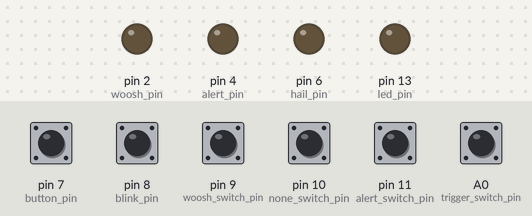
Recording of a sketch running on a simulated Arduino Uno, built with avr-gcc and run on an emulated ATmega328P. On the bench: output pins drawn as LEDs (lit = HIGH). The inputs (shaded band) are chosen by the test bench; at power-on: pin 7 (button_pin), pin 8 (blink_pin), pin 9 (woosh_switch_pin), pin 10 (none_switch_pin), pin 11 (alert_switch_pin) HIGH, A0 (trigger_switch_pin) LOW. Pins used as bus, display or sensor lines are not drawn.

Above: at 1.2 s.
1.3 s: pin 8 (blink_pin) pulled LOW for 0.15 s
At 1.37 s:
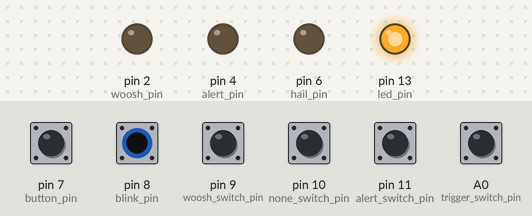
4.5 s: pin 7 (button_pin) pulled LOW for 0.15 s
6.3 s: pin 10 (none_switch_pin) pulled LOW for 0.15 s
7.9 s: pin 11 (alert_switch_pin) pulled LOW for 0.15 s
9.5 s: pin 7 (button_pin) pulled LOW for 1 s
Timing chart, 0 to 12.5 s (numbered marks = the images above; inputs shaded):
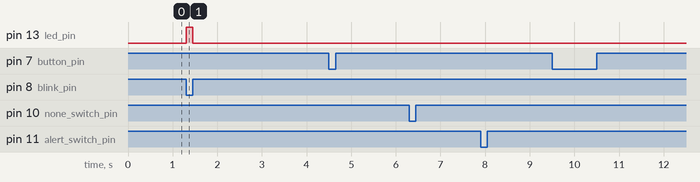

The sketch:

trek.ino
```cpp
#define woosh_pin 2
#define none_pin 3
#define alert_pin 4
#define trigger_pin 5
#define hail_pin 6
#define button_pin 7
#define blink_pin 8
#define woosh_switch_pin 9
#define none_switch_pin 10
#define alert_switch_pin 11
#define power_pin 12
#define led_pin 13
#define trigger_switch_pin A0
void setup() {
  Serial.begin(115200);
  pinMode(hail_pin, INPUT); //floating
  pinMode(button_pin, INPUT_PULLUP); //inverted
  pinMode(blink_pin, INPUT_PULLUP); //inverted
  pinMode(woosh_switch_pin, INPUT_PULLUP); //inverted
  pinMode(none_switch_pin, INPUT_PULLUP); //inverted
  pinMode(alert_switch_pin, INPUT_PULLUP); //inverted
  pinMode(trigger_pin, OUTPUT);
  digitalWrite(trigger_pin, LOW);
  pinMode(power_pin, OUTPUT);
  digitalWrite(power_pin, HIGH);
  pinMode(led_pin, OUTPUT);
  digitalWrite(led_pin, LOW);
  pinMode(trigger_switch_pin, INPUT);
  woosh();
  poweron();
}

void loop() {
  /*
  alert();
  trigger();
Serial.println("first");
  delay(1000);
  killaudio();
Serial.println("second");
  delay(10000);
*/
/*
  killaudio();
trigger();
Serial.println("first");
delay(3000);
//none();
  killaudio();
trigger();
Serial.println("second");
delay(3000);
  */
  //Serial.println(digitalRead(trigger_pin));
if(digitalRead(trigger_switch_pin))
{
  Serial.println("triggered");
  killaudio();
  trigger();
}

  if (!digitalRead(button_pin))//passes through button
  {
  killaudio();
    hail();
  }

  if (!digitalRead(blink_pin))//passses through led
  {
    digitalWrite(led_pin, HIGH);
  }
  else {
    digitalWrite(led_pin, LOW);
  }

  if (!digitalRead(woosh_switch_pin))//passes through switch
  {
    woosh();
  }
  else if (!digitalRead(none_switch_pin))
  {
    none();
  }
  else if (!digitalRead(alert_switch_pin))
  {
    alert();
  }

}

void none() {
  pinMode(woosh_pin, INPUT);
  pinMode(alert_pin, INPUT);
  pinMode(none_pin, OUTPUT);
  digitalWrite(none_pin, LOW);
}

void woosh() {
  pinMode(alert_pin, INPUT);
  pinMode(none_pin, INPUT);
  pinMode(woosh_pin, OUTPUT);
  digitalWrite(woosh_pin, LOW);
}

void alert() {
  pinMode(woosh_pin, INPUT);
  pinMode(none_pin, INPUT);
  pinMode(alert_pin, OUTPUT);
  digitalWrite(alert_pin, LOW);
}

void trigger() {
  digitalWrite(trigger_pin, HIGH);
  delay(100);
  digitalWrite(trigger_pin, LOW);
}

void hail() {

  pinMode(hail_pin, OUTPUT);
  digitalWrite(hail_pin, LOW);
  delay(10);
  pinMode(hail_pin, INPUT);

}
void poweron()
{

  digitalWrite(power_pin, HIGH);
}
void poweroff()
{

  digitalWrite(power_pin, LOW);
}

void killaudio()
{
    poweroff();
  delay(100);
  poweron();
  delay(200);
}
```

Measured:
- after the input at 1.3 s, pin 13 (led_pin): LOW → HIGH at once, → LOW 0.15 s later
